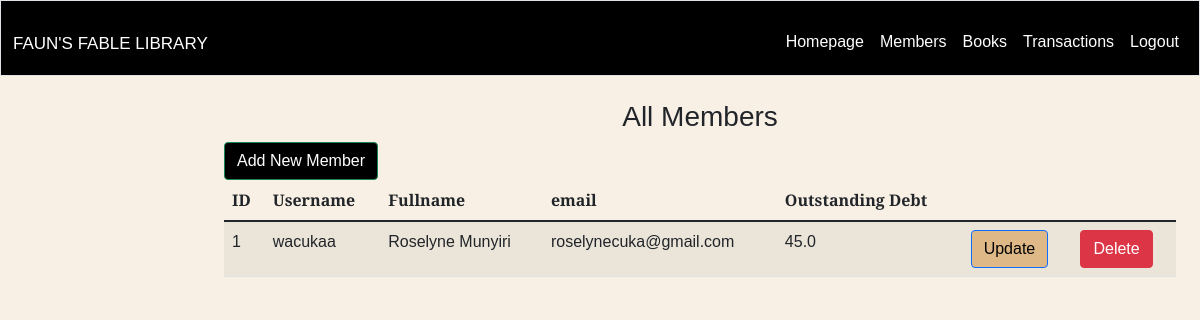
Page /all-members on the earlier database version.
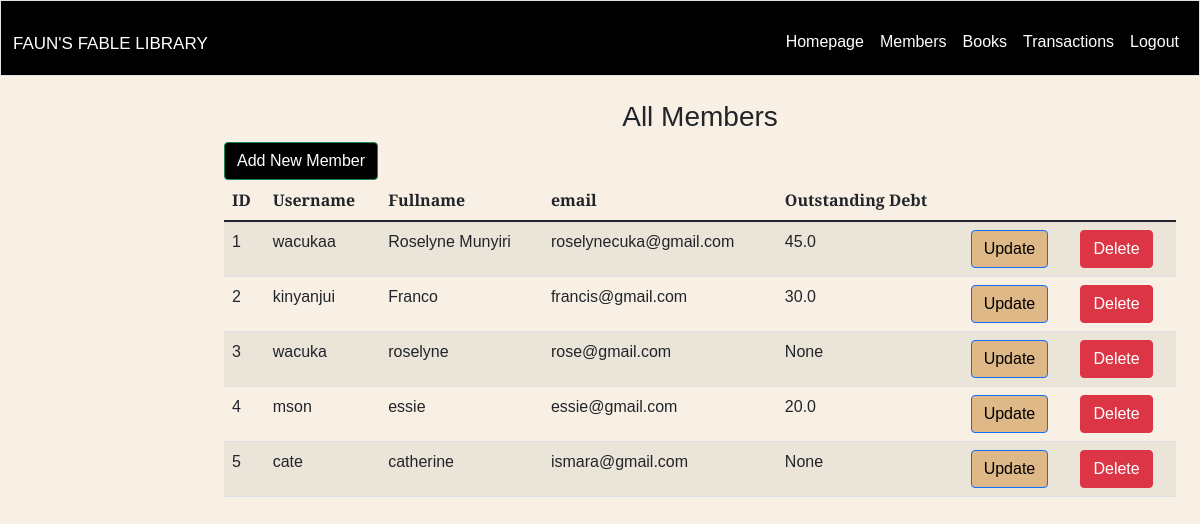
Same page on the later database version.
### app/models.py (models this page shows, shortened)
class Member(UserMixin, db.Model):
    __tablename__ = 'members'
    id = db.Column(Integer, unique=True, primary_key=True)
    username = db.Column(String(20), unique=True, nullable=False)
    fullname = db.Column(String(20), nullable=False)
    email = db.Column(String(20), unique=True, nullable=False)
    outstanding_debt = db.Column(db.Float)
    hash_password = db.Column(String(150))

### app/routes/members.py (the view)
@bp.route('/all-members')
def all_members():
    all_members = Member.query.all()
    return render_template('member/all_members.html', all_members=all_members)

### app/templates/member/all_members.html
{% extends "layout.html" %} {% block title %} Members {% endblock %} {% block
main %}
<br />
<h3 style="text-align: center; margin-top">All Members</h3>
<button
  style="background-color: black; color: white"
  type="button"
  class="btn btn-success"
  id="add_members"
  onclick="location.href='{{ url_for('member.add_member')}}'"
>
  Add New Member
</button>
{% if all_members %}
<table class="table table-striped">
  <thead>
    <tr>
      <th scope="col">ID</th>
      <th scope="col">Username</th>
      <th scope="col">Fullname</th>
      <th scope="col">email</th>
      <th scope="col">Outstanding Debt</th>
    </tr>
  </thead>
  <tbody>
    {% for member in all_members %}
    <tr>
      <td>{{ member.id }}</td>
      <td>{{ member.username }}</td>
      <td>{{ member.fullname }}</td>
      <td>{{ member.email }}</td>
      <td>{{ member.outstanding_debt }}</td>
      <td>
        <a
          style="background-color: burlywood; color: black"
          href="{{url_for('member.update_members', id=member.id)}}"
          class="btn btn-primary"
          >Update</a
        >
      </td>
      <td>
        <a
          href="{{url_for('member.delete_members', id=member.id)}}"
          class="btn btn-danger"
          >Delete</a
        >
      </td>
    </tr>
    {% endfor %}
  </tbody>
</table>
{% endif %} {% endblock %}

### app/templates/layout.html (shortened to what this page needs)
<!DOCTYPE html>
<html lang="en">
  <head>
    <link
      href="https://cdn.jsdelivr.net/npm/bootstrap@5.1.3/dist/css/bootstrap.min.css"
      rel="stylesheet"
    />
    <link href="{{ url_for('static', filename='css/styles.css') }}" rel="stylesheet">
  </head>
  <body>
    <nav class="bg-black border navbar navbar-expand-md navbar-light">
      <div class="container-fluid">
        <a class="navbar-brand" href="/">
          <span style="color: white; font-size: 17px;">FAUN'S FABLE LIBRARY</span>
        </a>
        <div class="collapse navbar-collapse" id="navbar">
          {% if session["user_id"] %}
          <ul class="navbar-nav me-auto mt-2">
          <ul class="navbar-nav ms-auto mt-2">
            <li class="nav-item">
              <a class="nav-link" href="/logout">Log Out</a>
            </li>
          </ul>
          {% else %}
          <ul class="navbar-nav ms-auto mt-2">
            <li class="nav-item">
              <a class="nav-link" href="{{url_for('auth.home')}}">Homepage</a>
            </li>
            <li class="nav-item">
              <a class="nav-link" href="{{url_for('member.search_members')}}">Members</a>
            </li>
            <li class="nav-item">
              <a class="nav-link" href="{{url_for('book.search_books')}}">Books</a>
            </li>
            <li class="nav-item">
              <a class="nav-link" href="{{ url_for('view_transactions') }}">Transactions</a>
            </li>
            <li class="nav-item">
              <a class="nav-link"  href="{{ url_for('auth.logout') }}">Logout</a>
            </li>
          </ul>
          {% endif %}
        </div>
      </div>
    </nav>
    <div class="container-fluid">
      <div class="row">
        <main class="col-md-9 ms-sm-auto col-lg-10 px-md-4">
          {% block main %}{% endblock %}
        </main>
      </div>
    </div>
  </body>
</html>

### app/static/css/styles.css (style rules this page uses)
body { font-family: "Libre Baskerville", sans-serif; background-color: #f8f0e5; }
nav .navbar-brand { font-size: xx-large; }
.navbar-nav .nav-link { color: white !important; }

Differences in the rows shown:
added Member: id "2", username "kinyanjui", fullname "Franco", email "francis@gmail.com", outstanding_debt "30.0"
added Member: id "3", username "wacuka", fullname "roselyne", email "rose@gmail.com", outstanding_debt "None"
added Member: id "4", username "mson", fullname "essie", email "essie@gmail.com", outstanding_debt "20.0"
added Member: id "5", username "cate", fullname "catherine", email "ismara@gmail.com", outstanding_debt "None"
